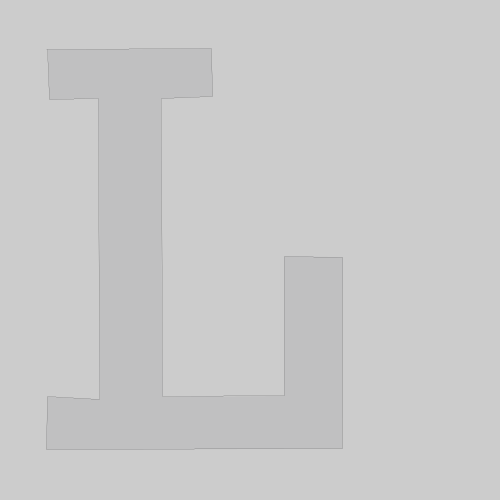
Frame 1 (no input)
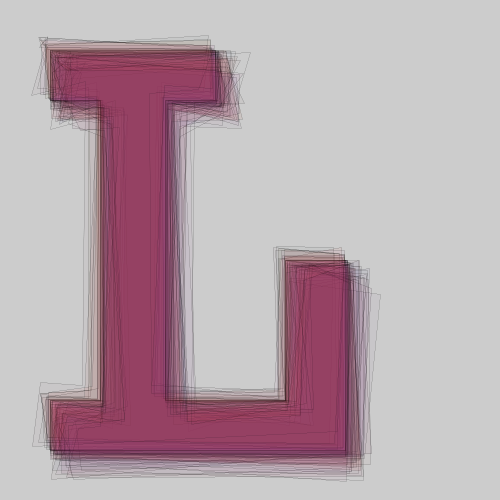
Frame 60 (the mouse pressed at the canvas centre just before this capture)
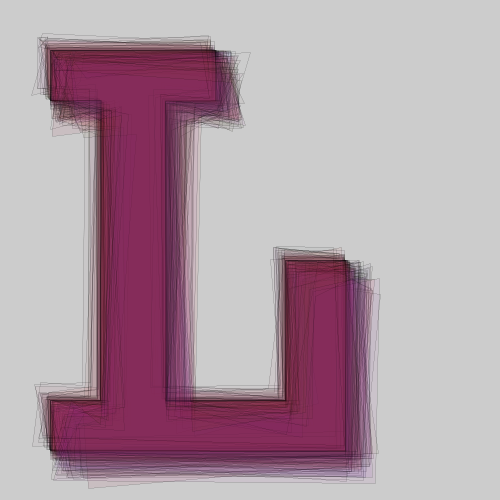
Frame 120 (the mouse held since frame 60 and released just before this capture)

The Processing sketch that drew these frames (run headless with seeded random() and noise(); from frame 60 on, the mouse is pressed at the canvas centre):

// Processing sketch: processing_43779
// ── processing_43779.pde

color[] c = new color[10];


void setup() {
  size(500, 500);
  smooth();
  for (int i = 0; i < 10; i++) {
    c [i]= color(random(256), random(100), random(200));
  }
}; //end setup


void draw() {
  frameRate(10);
  float x = random(-20, 40);
  //noStroke();
  strokeWeight(0.1);
  for (int i = 0; i < 10; i++) {
    c[i] = color(random(256), random(100), random(200), random(20));
    fill(c[i]);
  }
  float originx = 50 + random(x);
  float originy = 50 + random(x);

      beginShape();
  vertex(originx, originy);
  vertex(215+random(x), 50+random(x));
  vertex(215+random(x), 100+random(x));
  vertex(165+random(x), 100+random(x));
  vertex(165+random(x), 400+random(x));
  vertex(285+random(x), 400+random(x));
  vertex(285+random(x), 260+random(x));
  vertex(345+random(x), 260+random(x));
  vertex(345+random(x), 450+random(x));
  vertex(50+random(x), 450+random(x));
  vertex(50+random(x), 400+random(x));
  vertex(100+random(x), 400+random(x));
  vertex(100+random(x), 100+random(x));
  vertex(50+random(x), 100+random(x));
  vertex(50+random(x), 50+random(x));
  vertex(originx, originy);
  endShape();
}; //end draw
